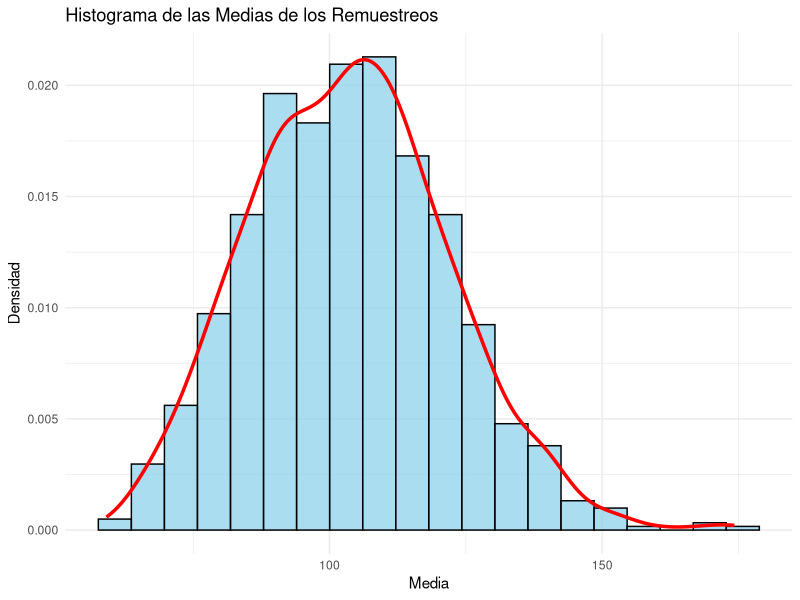

Here is the R script that generated this plot:
#Ejercicio 10
#NOTA : La documentación se realizó con Chat GPT (pq q flojera documentar a mano jeje)
#Alumnos:
#José Jorge Martínez de la Cruz
#Karla Naomi Pérez Silva
#Aury Stephanie Clara Rivera
# Definimos el vector de muestra original con 20 valores
# Definimos el vector de muestra original con 20 valores
muestra <- c(29.1, 207.6, 81.8, 0.8, 76.1, 108.9, 48.4, 108.1, 
             52.2, 272.8, 150.5, 80.3, 97.4, 11.5, 46.2, 144.1, 
             62.5, 262.9, 247.6, 4.1)

# Realizamos un remuestreo con reemplazo de la muestra para generar un vector del mismo tamaño
remuestreo <- sample(muestra, size = 20, replace = TRUE)

# Definimos el número de renglones y columnas de la matriz de remuestreos
renglones <- 1000
columnas <- 20

# Creamos una matriz de 1000 renglones y 20 columnas donde cada renglón es un remuestreo
# Cada remuestreo se realiza con reemplazo a partir del vector `muestra`
remuestreos <- replicate(renglones, sample(muestra, columnas, replace = TRUE))

# Transponemos la matriz para tener 1000 renglones y 20 columnas
remuestreos <- t(remuestreos)

# Calculamos la media de cada renglón (es decir, la media de cada remuestreo)
medias <- rowMeans(remuestreos)

# Instalamos y cargamos el paquete ggplot2 para realizar visualizaciones (solo necesario si aún no está instalado)
install.packages("ggplot2")  # Ejecutar solo una vez, luego puede comentarse
library(ggplot2)

# Creamos un data frame para facilitar la visualización de las medias
df <- data.frame(Media = medias)

# Generamos un histograma de las medias de los remuestreos
ggplot(df, aes(x = Media)) +
  geom_histogram(aes(y = ..density..), 
                 bins = 20, 
                 fill = "skyblue", 
                 color = "black", 
                 alpha = 0.7) +  # alpha controla la transparencia de las barras
  geom_density(color = "red", size = 1.2) +  # Añade una línea de densidad en rojo
  labs(title = "Histograma de las Medias de los Remuestreos", 
       x = "Media", 
       y = "Densidad") +
  theme_minimal()  # Aplica un tema minimalista al gráfico

# Calculamos la media de todas las medias obtenidas de los remuestreos
media_medias <- mean(medias)

 # Ordenamos el vector de medias de mayor a menor
medias_ordenadas <- sort(medias, decreasing = TRUE)

# Seleccionamos el primer cuartil y el tercer cuartil para un intervalo de confianza aproximado
q1 <- medias_ordenadas[25]    # 2.5% inferior
q2 <- medias_ordenadas[975]   # 97.5% superior


